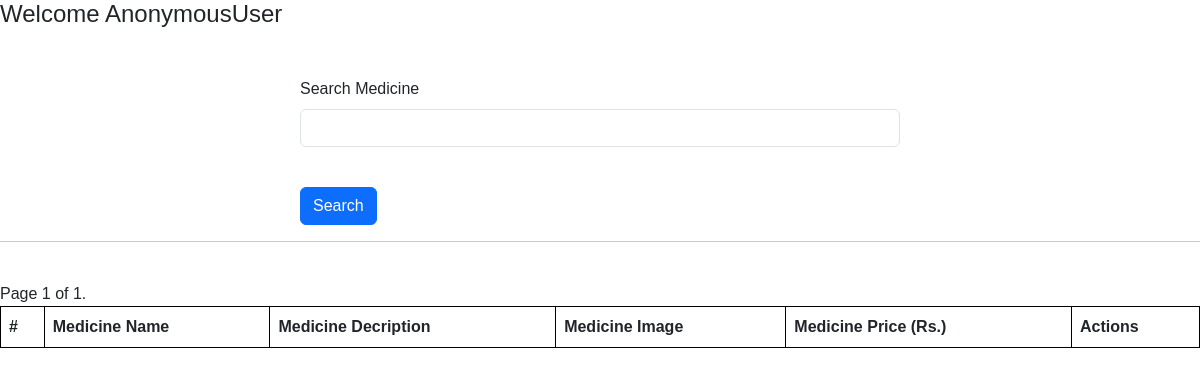
The app's page /shop/?page=6, older data.
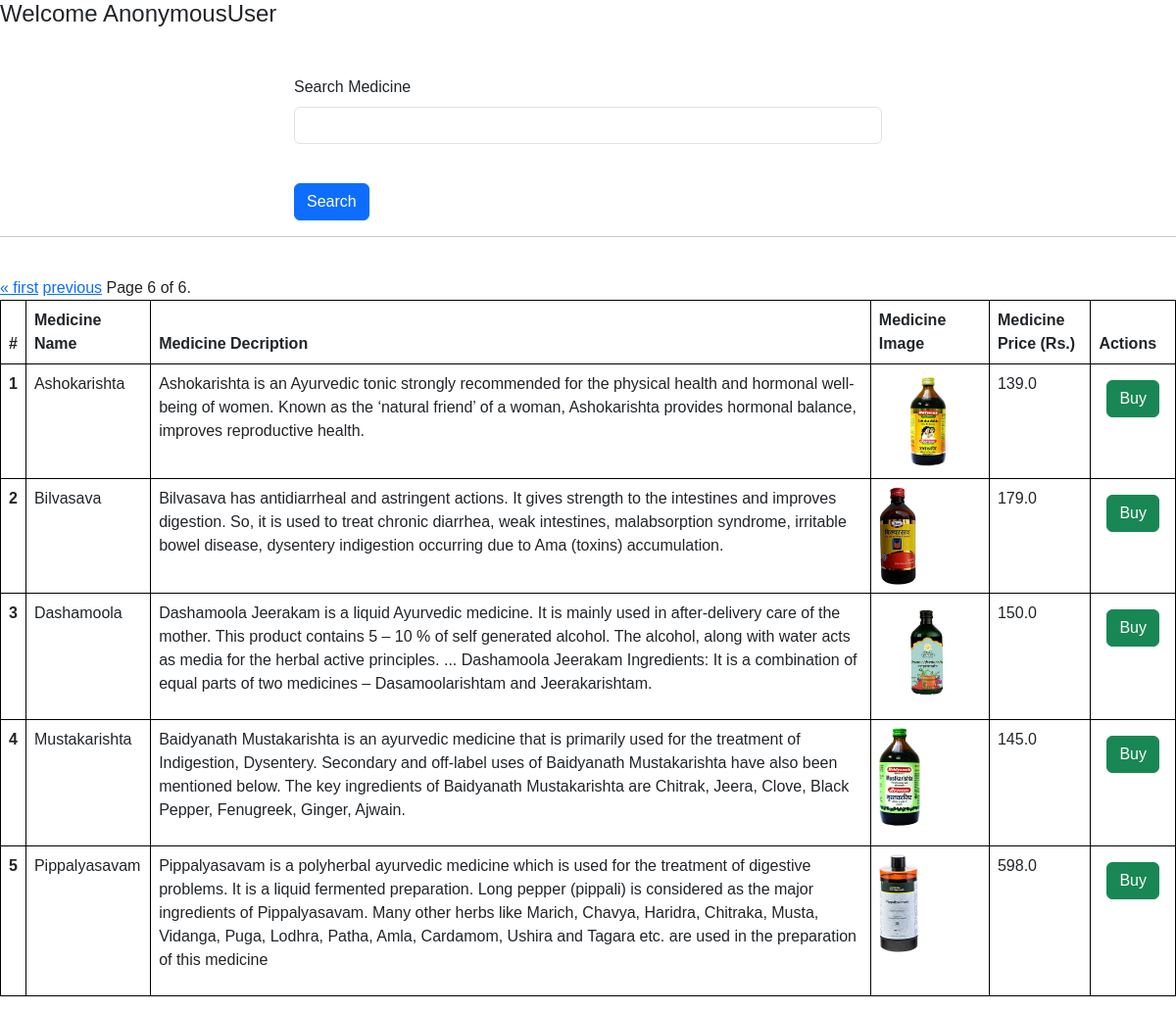
The same page, newer data.
### vedassist/models.py (models this page shows)
class Medicine(models.Model):
    user =models.ForeignKey(User , on_delete=models.SET_NULL , null=True,blank=True)
    medicine_name = models.CharField(max_length=100)
    medicine_price = models.FloatField(default=10.00)
    medicine_description= models.TextField(default="Default description")
    medicine_image = models.ImageField(upload_to = "medicine")
    medicine_view_count=models.IntegerField(default=1)

### vedassist/views.py (the view, shortened to what this page needs)
# urls.py: path("shop/", views.shop, name="shop"),
def shop(request):
    queryset = Medicine.objects.all()
    paginator = Paginator(queryset,10)
    page_number = request.GET.get("page", 1)
    page_obj = paginator.get_page(page_number)
    context = {'page_obj': page_obj, 'medicines': page_obj}
    return render(request ,'shop.html',context)

### vedassist/templates/shop.html (shortened to what this page needs)
{% extends "base.html"%}
{% block start %}
<h4> Welcome
    {{request.user}}
</h4>
<div class="mt-5">
    <div class="mx-auto col-6">
      <form>
        <div class="mb-3">
          <label for="exampleInputEmail1" class="form-label">Search Medicine</label>
          <input name="search" type="text" class="form-control">
        </div>
        <br>
        <button type="submit" class="btn btn-primary">Search</button>
      </form>
  </div>
<hr>
<br>
  <table class="table">
    <thead>
      <tr>
        <th scope="col">#</th>
        <th scope="col">Medicine Name</th>
        <th scope="col">Medicine Decription</th>
        <th scope="col">Medicine Image</th>
        <th scope="col">Medicine Price (Rs.)</th>
        <th scope="col">Actions</th>
      </tr>
    </thead>
    <tbody>
      {% for medicine in medicines %}
      <tr>
        <th scope="row">{{forloop.counter}}</th>
        <td>{{medicine.medicine_name}}</td>
        <td>{{medicine.medicine_description}}
        </td>
        <td>
          <img src ="/media/{{medicine.medicine_image}}" style="height : 100px" >
         </td>
         <td>{{medicine.medicine_price}}</td>
         <td>
          <a href ="/buy-medicine/{{medicine.id}}/" class ="btn btn-success m-2"> Buy</a>
         </td>
        </tr>
      {% endfor %}
      <div class="pagination">
        <span class="step-links">
          {% if page_obj.has_previous %}
            <a href="?page=1">&laquo; first</a>
            <a href="?page={{ page_obj.previous_page_number }}">previous</a>
          {% endif %}
          <span class="current">
            Page {{ page_obj.number }} of {{ page_obj.paginator.num_pages }}.
          </span>
        </span>
      </div>
    </tbody>
  </table>
</div>
{% endblock %}

Row changes from the older to the newer data that the page shows:
added Medicine: medicine_name "Ashokarishta", medicine_description "Ashokarishta is an Ayurvedic tonic strongly recommended for the physical health and hormonal well-being of women. Known as the ‘natural friend’ of a woman, Ashokarishta provides hormonal balance, improves reproductive health.", medicine_image (picture), medicine_price "139.0"
added Medicine: medicine_name "Bilvasava", medicine_description "Bilvasava has antidiarrheal and astringent actions. It gives strength to the intestines and improves digestion. So, it is used to treat chronic diarrhea, weak intestines, malabsorption syndrome, irritable bowel disease, dysentery indigestion occurring due to Ama (toxins) accumulation.", medicine_image (picture), medicine_price "179.0"
added Medicine: medicine_name "Dashamoola", medicine_description "Dashamoola Jeerakam is a liquid Ayurvedic medicine. It is mainly used in after-delivery care of the mother. This product contains 5 – 10 % of self generated alcohol. The alcohol, along with water acts as media for the herbal active principles. ... Dashamoola Jeerakam Ingredients: It is a combination of equal parts of two medicines – Dasamoolarishtam and Jeerakarishtam.", medicine_image (picture), medicine_price "150.0"
added Medicine: medicine_name "Mustakarishta", medicine_description "Baidyanath Mustakarishta is an ayurvedic medicine that is primarily used for the treatment of Indigestion, Dysentery. Secondary and off-label uses of Baidyanath Mustakarishta have also been mentioned below. The key ingredients of Baidyanath Mustakarishta are Chitrak, Jeera, Clove, Black Pepper, Fenugreek, Ginger, Ajwain.", medicine_image (picture), medicine_price "145.0"
added Medicine: medicine_name "Pippalyasavam", medicine_description "Pippalyasavam is a polyherbal ayurvedic medicine which is used for the treatment of digestive problems. It is a liquid fermented preparation. Long pepper (pippali) is considered as the major ingredients of Pippalyasavam. Many other herbs like Marich, Chavya, Haridra, Chitraka, Musta, Vidanga, Puga, Lodhra, Patha, Amla, Cardamom, Ushira and Tagara etc. are used in the preparation of this medicine", medicine_image (picture), medicine_price "598.0"
Text that changed along with them:
{{ page_obj.number }}: "1" → "6"
{{ page_obj.paginator.num_pages }}: "1" → "6"
text now shown: "« first previous"
